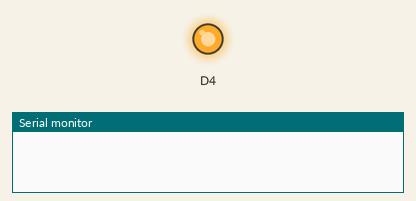
A sketch run on a simulated ESP8266 (Wemos D1 mini). On the bench: output pins drawn as LEDs (lit = HIGH, except the on-board LED, lit = LOW), the last lines printed to the serial monitor. Dashed ring = blinking. At 4.5 s the program puts the board to deep sleep or switches it off; the recording ends there.

Above: at 0.3 s.
At 2.85 s:
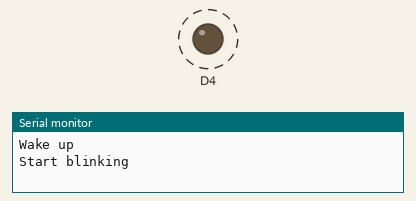
Timing chart, 0 to 3.1 s (numbered marks = the images above):
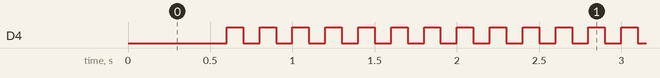

Measured:
- by itself, D4: alternates HIGH for 0.10 s and LOW for 0.10 s

The sketch:

blinktest_d1_mini.ino
```cpp
/* Deep Sleep - Blink
 *
 * Blinks the onboard LED, sleeps for 10 seconds and repeats
 *
 * Connections:
 * D0 -- RST
 *
 * If you cant reprogram as the ESP is sleeping, disconnect D0 - RST and try again
 */

// sleep for this many seconds
const int sleepSeconds = 5;

void setup() {

  delay(500);
  Serial.begin(9600);
  Serial.println("\n\nWake up");

  pinMode(BUILTIN_LED, OUTPUT);

  // Connect D0 to RST to wake up
  pinMode(D0, WAKEUP_PULLUP);

  // LED: LOW = on, HIGH = off
  Serial.println("Start blinking");
  for (int i = 0; i < 20; i++)
  {
    digitalWrite(BUILTIN_LED, LOW);
    delay(100);
    digitalWrite(BUILTIN_LED, HIGH);
    delay(100);
  }
  Serial.println("Stop blinking");

  Serial.printf("Sleep for %d seconds\n\n", sleepSeconds);

  // convert to microseconds
  ESP.deepSleep(sleepSeconds * 1000000);
}

void loop() {
}
```
